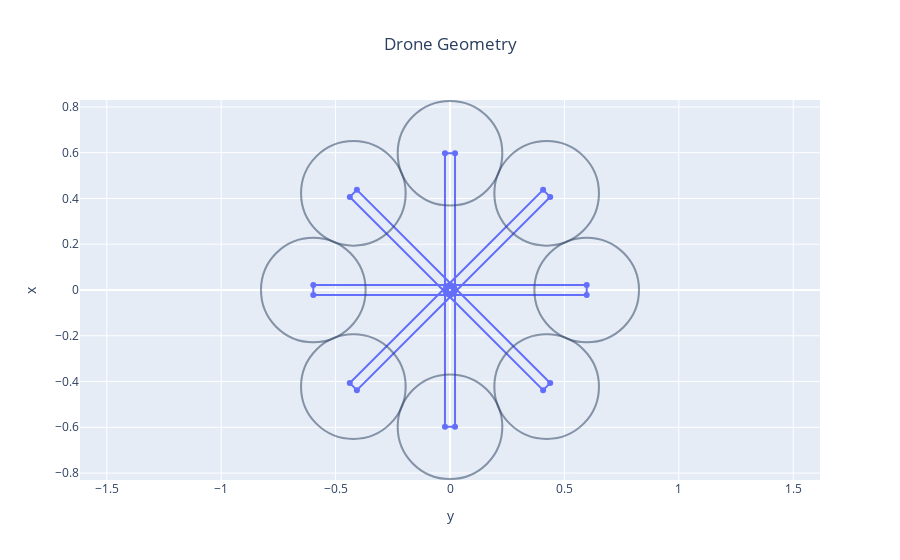

The cell this chart's notebook holds for it:
### Code cell
import os.path as pth
from fastoad.io import VariableIO

DATA_FOLDER_PATH = '../data'
WORK_FOLDER_PATH = '../workdir'

MDA_OUTPUT_FILE = pth.join(WORK_FOLDER_PATH, 'problem_outputs_mda.xml')
MDO_OUTPUT_FILE = pth.join(WORK_FOLDER_PATH, 'problem_outputs_mdo.xml')

fig = drone_geometry_plot(MDO_OUTPUT_FILE)
fig.show()

### Figure 1 — Plotly figure (JSON) as saved in the notebook; plotly's stock layout.template omitted (floating-point values rounded to 4 significant figures)
{"data": [{"mode": "lines+markers", "type": "scatter", "uid": "e4a3f6a0-9878-407c-8006-81d9c56a5e84", "x": [0.02197, 0.02197, -0.02197, -0.02197, 0.01554, -0.4069, -0.4379, -0.01554, 1.346e-18, -0.5974, -0.5974, -1.346e-18, -0.01554, -0.4379, -0.4069, 0.01554, -0.02197, -0.02197, 0.02197, 0.02197, -0.01554, 0.4069, 0.4379, 0.01554, -4.037e-18, 0.5974, 0.5974, 4.037e-18, 0.01554, 0.4379, 0.4069, -0.01554, 0.02197], "y": [0, 0.5974, 0.5974, 0, 0.01554, 0.4379, 0.4069, -0.01554, 0.02197, 0.02197, -0.02197, -0.02197, 0.01554, -0.4069, -0.4379, -0.01554, 2.691e-18, -0.5974, -0.5974, -2.691e-18, -0.01554, -0.4379, -0.4069, 0.01554, -0.02197, -0.02197, 0.02197, 0.02197, -0.01554, 0.4069, 0.4379, 0.01554, 0]}], "layout": {"shapes": [{"opacity": 0.3, "type": "circle", "x0": 0.3688, "x1": 0.826, "xref": "x", "y0": -0.2286, "y1": 0.2286, "yref": "y"}, {"opacity": 0.3, "type": "circle", "x0": 0.3688, "x1": 0.826, "xref": "x", "y0": -0.2286, "y1": 0.2286, "yref": "y"}, {"opacity": 0.3, "type": "circle", "x0": 0.1938, "x1": 0.651, "xref": "x", "y0": -0.651, "y1": -0.1938, "yref": "y"}, {"opacity": 0.3, "type": "circle", "x0": 0.1938, "x1": 0.651, "xref": "x", "y0": -0.651, "y1": -0.1938, "yref": "y"}, {"opacity": 0.3, "type": "circle", "x0": -0.2286, "x1": 0.2286, "xref": "x", "y0": -0.826, "y1": -0.3688, "yref": "y"}, {"opacity": 0.3, "type": "circle", "x0": -0.2286, "x1": 0.2286, "xref": "x", "y0": -0.826, "y1": -0.3688, "yref": "y"}, {"opacity": 0.3, "type": "circle", "x0": -0.651, "x1": -0.1938, "xref": "x", "y0": -0.651, "y1": -0.1938, "yref": "y"}, {"opacity": 0.3, "type": "circle", "x0": -0.651, "x1": -0.1938, "xref": "x", "y0": -0.651, "y1": -0.1938, "yref": "y"}, {"opacity": 0.3, "type": "circle", "x0": -0.826, "x1": -0.3688, "xref": "x", "y0": -0.2286, "y1": 0.2286, "yref": "y"}, {"opacity": 0.3, "type": "circle", "x0": -0.826, "x1": -0.3688, "xref": "x", "y0": -0.2286, "y1": 0.2286, "yref": "y"}, {"opacity": 0.3, "type": "circle", "x0": -0.651, "x1": -0.1938, "xref": "x", "y0": 0.1938, "y1": 0.651, "yref": "y"}, {"opacity": 0.3, "type": "circle", "x0": -0.651, "x1": -0.1938, "xref": "x", "y0": 0.1938, "y1": 0.651, "yref": "y"}, {"opacity": 0.3, "type": "circle", "x0": -0.2286, "x1": 0.2286, "xref": "x", "y0": 0.3688, "y1": 0.826, "yref": "y"}, {"opacity": 0.3, "type": "circle", "x0": -0.2286, "x1": 0.2286, "xref": "x", "y0": 0.3688, "y1": 0.826, "yref": "y"}, {"opacity": 0.3, "type": "circle", "x0": 0.1938, "x1": 0.651, "xref": "x", "y0": 0.1938, "y1": 0.651, "yref": "y"}, {"opacity": 0.3, "type": "circle", "x0": 0.1938, "x1": 0.651, "xref": "x", "y0": 0.1938, "y1": 0.651, "yref": "y"}], "title": {"text": "Drone Geometry", "x": 0.5}, "xaxis": {"title": {"text": "y"}}, "yaxis": {"scaleanchor": "x", "scaleratio": 1, "title": {"text": "x"}}}}
